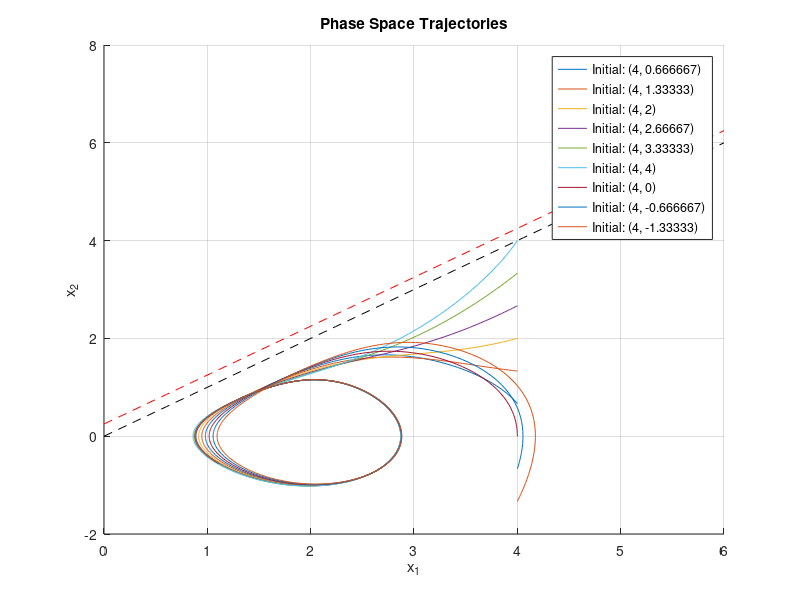

This figure's MATLAB source:
function system_of_odes
    % Define the time range for the solution
    t_span = [0 10];

     
    
    % Define the initial conditions
    initial_conditions = [4, 2/3; 4, 4/3; 4, 2; 4, 8/3; 4, 10/3; 4, 4; 4, 0; 4, -2/3; 4, -4/3];
    
    % Create a new figure
    figure;
    hold on;
    
    % Solve the ODEs for each set of initial conditions and plot the results
    for i = 1:size(initial_conditions, 1)
        ic = initial_conditions(i, :);
        [t, y] = ode45(@(t, y) odes(t, y), t_span, ic, odeset('RelTol', 1e-6, 'AbsTol', 1e-6));
        plot(y(:, 1), y(:, 2)); % Plot the trajectories
    end
    
    % Plot the line x1 = x2 from -10 to 10
    x = linspace(0, 6, 100);
    plot(x, x, '--k');
     plot(x, x+0.25, 'r--');
    
    % Customize the plot
    xlabel('x_1');
    ylabel('x_2');
    title('Phase Space Trajectories');
    legend(arrayfun(@(i) sprintf('Initial: (%g, %g)', initial_conditions(i, :)), 1:size(initial_conditions, 1), 'UniformOutput', false));
    grid on;
    hold off;
end

function dydt = odes(t, y)
    % Define the system of ODEs with the modified equation
    dydt = [-y(2); y(1) - 2*y(2) - 1 + 3*sin(t) - 1/exp(-2 + 2*(y(1) - y(2)))];
end
